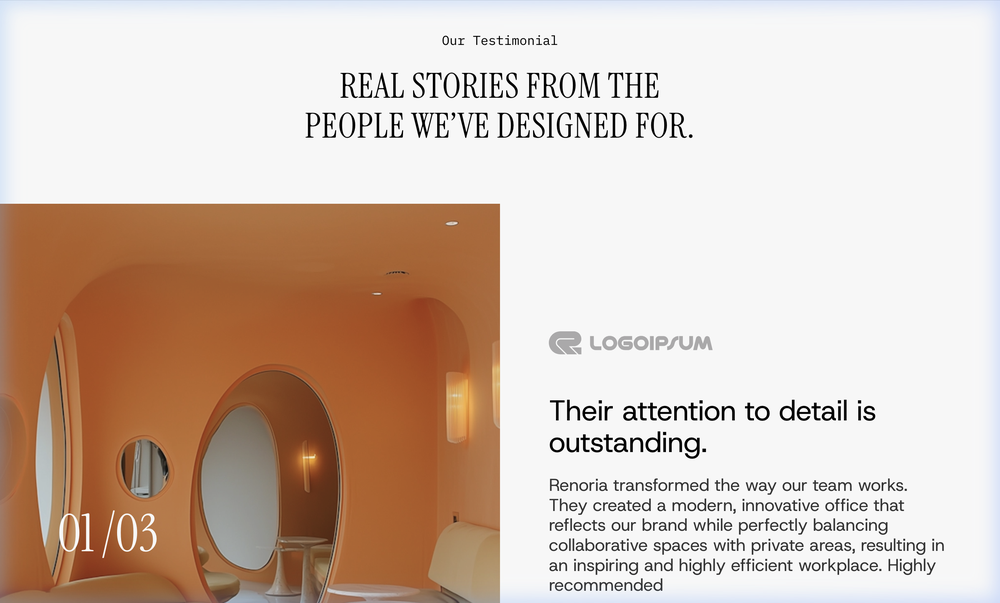
#> input picture public/logo.png, 1000 x 603 px, shrunk from 2784 x 1678 before the run
$ python clean_logo.py
#> lines starting #> are read from the running program, lines starting #| are printed output that depends on the picture
from PIL import Image
import os

img = Image.open('public/logo.png').convert("RGBA")
datas = img.getdata()

newData = []
for item in datas:
    # item is (R, G, B, A)
    # the green arrow is around rgb(0, 255, 128) - wait, it's easier to just find the bounding box of the actual logo or crop the left.
    # Let's crop it first.
    pass
#> this loop made 603000 passes
#> item on passes 1 to 3: (203, 217, 237, 255), (203, 218, 237, 255), (203, 218, 237, 255)

# Better approach:
width, height = img.size
#> width = 1000; height = 603
# crop left 20 pixels to remove green arrow, crop top/bottom/right 10 pixels for safety if needed
left = 25
top = 0
right = width
#> right = 1000
bottom = height
#> bottom = 603
img = img.crop((left, top, right, bottom))
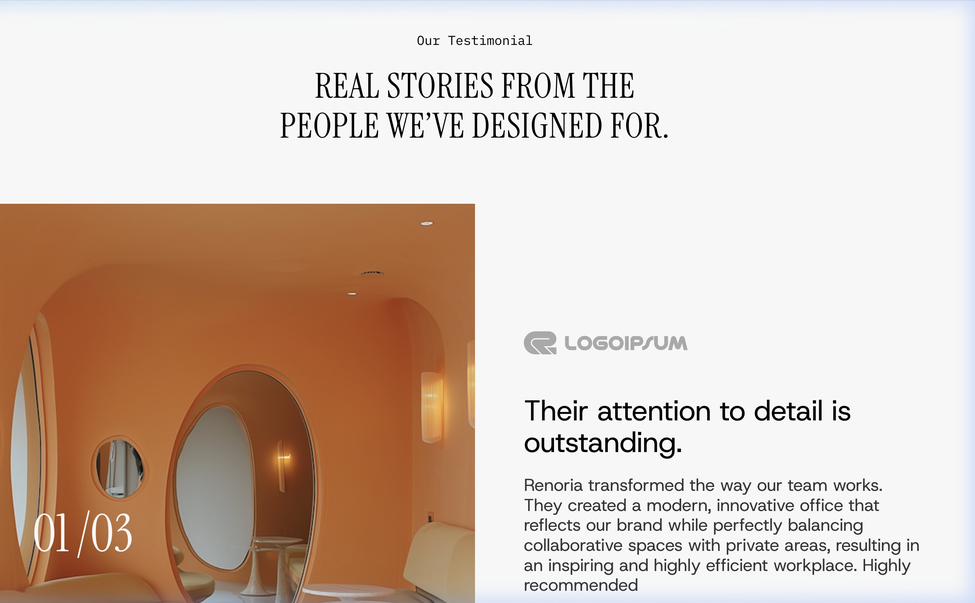
#> img: PIL image 975x603 RGBA; mean R, G, B, A 212.5, 194.2, 182, 255

datas = img.getdata()
newData = []
for item in datas:
    # black background
    if item[0] < 35 and item[1] < 35 and item[2] < 35:
        newData.append((0, 0, 0, 0))
    # maybe remove pure green pixels just in case?
    elif item[1] > 150 and item[0] < 100 and item[2] < 100:
        newData.append((0, 0, 0, 0))
    else:
        newData.append(item)
#> this loop made 587925 passes
#> item on passes 1 to 3: (209, 221, 237, 255), (209, 221, 237, 255), (209, 221, 237, 255)
#> after the loop, newData = 587925 items

img.putdata(newData)
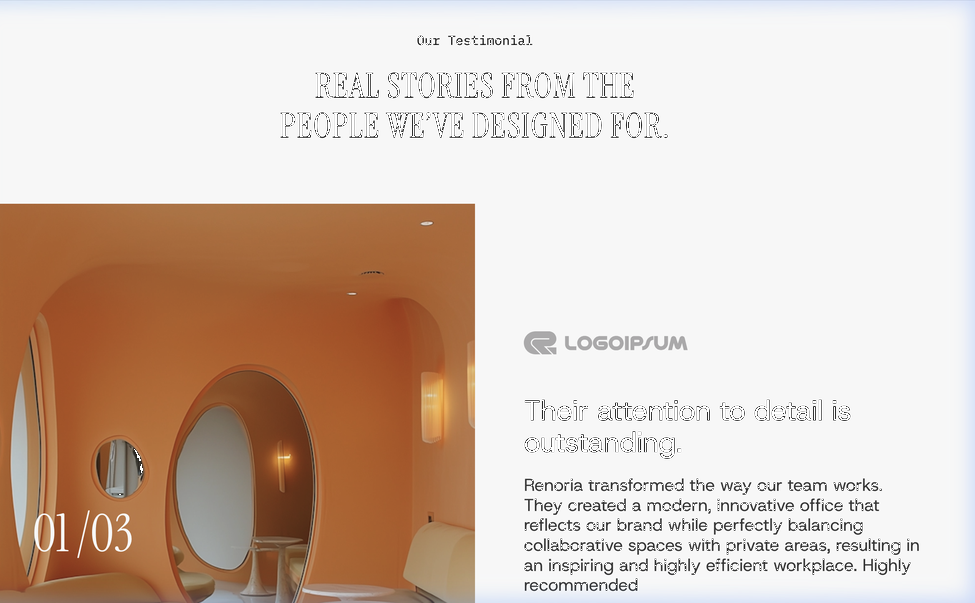
#> img: PIL image 975x603 RGBA; mean R, G, B, A 212.4, 194.1, 182, 252.8; transparent parts drawn white
img.save('public/logo-clean.png', "PNG")
print("Cleaned logo saved to public/logo-clean.png")
